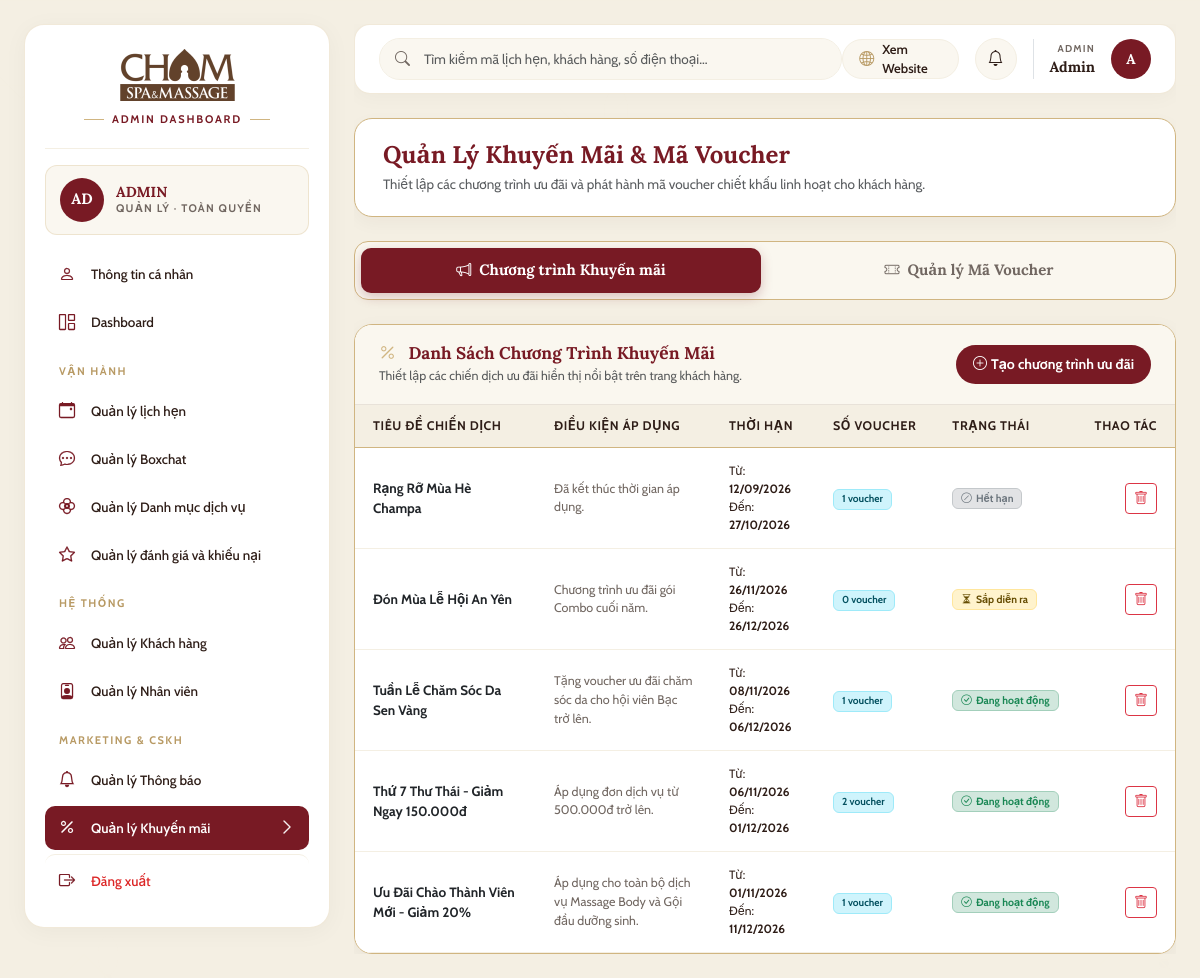
/marketing/admin/promotions/ (signed in), run on the app's committed database.
### core/models.py (models this page shows, shortened)
class User(AbstractUser):
    name = models.CharField(max_length=255, verbose_name="Họ và tên")
    email = models.EmailField(max_length=255, unique=True, verbose_name="Địa chỉ Email")
    phone = models.CharField(max_length=20, unique=True, verbose_name="Số điện thoại (Unique)")
    is_active = models.BooleanField(default=True, verbose_name="Trạng thái tài khoản (True=Hoạt động, False=Đã khóa)")
    updated_at = models.DateTimeField(auto_now=True, verbose_name="Thời điểm cập nhật gần nhất")
    class Meta:
        db_table = "chamspa_user"
        verbose_name = "Người dùng"
        verbose_name_plural = "MOD-05: 1. Người dùng (Users)"

class Promotion(models.Model):
    STATUS_CHOICES = [
        ('Sắp diễn ra', 'Sắp diễn ra'),
        ('Đang hoạt động', 'Đang hoạt động'),
        ('Hết hạn', 'Hết hạn'),
    ]
    promotion_code = models.CharField(max_length=50, unique=True, verbose_name="Mã chương trình (Duy nhất)")
    title = models.CharField(max_length=255, verbose_name="Tiêu đề chương trình ưu đãi")
    conditions_desc = models.TextField(null=True, blank=True, verbose_name="Điều kiện áp dụng ưu đãi")
    valid_from = models.DateTimeField(null=True, blank=True, verbose_name="Thời điểm bắt đầu áp dụng")
    valid_until = models.DateTimeField(null=True, blank=True, verbose_name="Thời điểm kết thúc áp dụng")
    status = models.CharField(max_length=50, choices=STATUS_CHOICES, default='Sắp diễn ra',
                              verbose_name="Trạng thái chương trình")
    created_at = models.DateTimeField(auto_now_add=True, verbose_name="Thời điểm tạo chương trình")
    class Meta:
        db_table = "chamspa_promotion"
        verbose_name = "Chương trình khuyến mãi"
        verbose_name_plural = "MOD-07: 10. Chương trình khuyến mãi (Promotions)"

### marketing/views.py (the view)
# urls.py: path('admin/promotions/', views.admin_promotions_view, name='admin_promotions'),
@login_required
def admin_promotions_view(request):
    if not request.user.is_superuser:
        if request.method == 'POST':
            raise PermissionDenied("Bạn không có quyền quản trị khuyến mãi.")
        messages.error(request, "Bạn không có quyền truy cập vào khu vực Quản trị Khuyến mãi.")
        return redirect('marketing:promotions')
    if request.method == 'POST':
        return _handle_admin_promotions_post(request)
    ensure_sample_notifications_for_roles()
    active_subtab = request.GET.get('subtab', 'promotions')
    promotions = Promotion.objects.all().annotate(total_vouchers=Count('vouchers')).order_by('-created_at')
    vouchers_qs = Voucher.objects.all().select_related('promotion', 'customer').order_by('-created_at')
    voucher_paginator = Paginator(vouchers_qs, 15)
    voucher_page = voucher_paginator.get_page(request.GET.get('page', 1))
    customers = User.objects.filter(is_staff=False, is_superuser=False).order_by('name')
    now = timezone.now()
    kpi = {
        'active_promotions': Promotion.objects.filter(status='Đang hoạt động').count(),
        'total_promotions': Promotion.objects.count(),
        'available_vouchers': Voucher.objects.filter(status='Khả dụng', expiry_date__gte=now).count(),
        'used_vouchers': Voucher.objects.filter(status='Đã dùng').count(),
    }
    context = {
        'base_layout': 'layouts/admin_layout.html',
        'active_subtab': active_subtab,
        'promotions': promotions,
        'vouchers': voucher_page,
        'customers': customers,
        'kpi': kpi,
    }
    return render(request, 'marketing/admin_promotions.html', context)

### templates/marketing/admin_promotions.html (shortened to what this page needs)
{% extends "layouts/admin_layout.html" %}
{% load static %}
{% block body_class %}page-marketing-admin-promotions{% endblock %}
{% block admin_content %}
<div class="marketing-admin-container">
    <div class="admin-mkt-header">
        <div>
            <h1 class="admin-mkt-title">Quản Lý Khuyến Mãi & Mã Voucher</h1>
            <p class="text-muted mb-0" style="font-size: 13.5px;">Thiết lập các chương trình ưu đãi và phát hành mã voucher chiết khấu linh hoạt cho khách hàng.</p>
        </div>
    </div>
    <div class="admin-mkt-nav">
        <button type="button" class="admin-mkt-nav-btn {% if active_subtab == 'promotions' %}active{% endif %}" onclick="switchPromoSubTab('promotions', this)">
            <i class="bi bi-megaphone"></i>
            <span>Chương trình Khuyến mãi</span>
        </button>
        <button type="button" class="admin-mkt-nav-btn {% if active_subtab == 'vouchers' %}active{% endif %}" onclick="switchPromoSubTab('vouchers', this)">
            <i class="bi bi-ticket-perforated"></i>
            <span>Quản lý Mã Voucher</span>
        </button>
    </div>
    <div id="adminTabContentPromotions" style="display: {% if active_subtab == 'promotions' %}block{% else %}none{% endif %};">
        <div class="cham-table-card">
            <div class="cham-table-card-header">
                <div>
                    <h5 class="font-serif fw-bold mb-1" style="color: #781A24; font-size: 17px;">
                        <i class="bi bi-percent me-2" style="color: #D0B581;"></i>
                        Danh Sách Chương Trình Khuyến Mãi
                    </h5>
                    <div class="text-muted" style="font-size: 12.5px;">Thiết lập các chiến dịch ưu đãi hiển thị nổi bật trên trang khách hàng.</div>
                </div>
                <div class="d-flex align-items-center gap-2">
                    <button type="button" class="btn btn-sm px-3 py-2" data-bs-toggle="modal" data-bs-target="#modalCreatePromotion" style="background-color: #781A24; color: #FFFFFF; font-weight: 700; border-radius: 999px;">
                        <i class="bi bi-plus-circle me-1"></i>Tạo chương trình ưu đãi
                    </button>
                </div>
            </div>
            <div class="table-responsive">
                <table class="table cham-table mb-0 align-middle">
                    <thead>
                        <tr>
                            <th>Tiêu đề chiến dịch</th>
                            <th>Điều kiện áp dụng</th>
                            <th>Thời hạn</th>
                            <th>Số Voucher</th>
                            <th>Trạng thái</th>
                            <th class="text-end">Thao tác</th>
                        </tr>
                    </thead>
                    <tbody id="promoTableBody">
                        {% for promo in promotions %}
                            <tr id="promo-row-{{ promo.id }}">
                                <td>
                                    <div class="fw-bold text-dark" style="font-size: 13.5px;">{{ promo.title }}</div>
                                </td>
                                <td style="font-size: 12.5px; color: #716761; max-width: 250px;">
                                    {{ promo.conditions_desc|default:"Áp dụng chung toàn bộ dịch vụ" }}
                                </td>
                                <td style="font-size: 12px;">
                                    <div>Từ: <strong>{{ promo.valid_from|date:"d/m/Y"|default:"---" }}</strong></div>
                                    <div>Đến: <strong>{{ promo.valid_until|date:"d/m/Y"|default:"Vô thời hạn" }}</strong></div>
                                </td>
                                <td>
                                    <span class="badge bg-info-subtle text-info-emphasis border border-info-subtle px-2 py-1">
                                        {{ promo.total_vouchers }} voucher
                                    </span>
                                </td>
                                <td>
                                    <form method="POST" action="{% url 'marketing:admin_promotions' %}" class="d-inline">
                                        <button type="submit" class="btn btn-sm border-0 p-0" title="Nhấn để đổi trạng thái">
                                            {% if promo.status == 'Đang hoạt động' %}
                                                <span class="badge bg-success-subtle text-success border border-success-subtle px-2 py-1">
                                                    <i class="bi bi-check-circle me-1"></i>Đang hoạt động
                                                </span>
                                            {% elif promo.status == 'Sắp diễn ra' %}
                                                <span class="badge bg-warning-subtle text-warning-emphasis border border-warning-subtle px-2 py-1">
                                                    <i class="bi bi-hourglass-split me-1"></i>Sắp diễn ra
                                                </span>
                                            {% else %}
                                                <span class="badge bg-secondary-subtle text-secondary border border-secondary-subtle px-2 py-1">
                                                    <i class="bi bi-slash-circle me-1"></i>Hết hạn
                                                </span>
                                            {% endif %}
                                        </button>
                                    </form>
                                </td>
                                <td class="text-end">
                                    <form method="POST" action="{% url 'marketing:admin_promotions' %}" class="d-inline" onsubmit="return confirm('Bạn có chắc chắn muốn xóa chiến dịch khuyến mãi này? Toàn bộ voucher liên quan cũng sẽ bị ảnh hưởng.')">
                                        <button type="submit" class="btn btn-sm btn-outline-danger" title="Xóa chương trình">
                                            <i class="bi bi-trash"></i>
                                        </button>
                                    </form>
                                </td>
                            </tr>
                        {% endfor %}
                    </tbody>
                </table>
            </div>
        </div>
    </div>
</div>
{% endblock %}

### templates/components/sidebar_admin.html (shortened to what this page needs)
{% load static %}
<aside class="admin-sidebar">
    <div class="sidebar-brand-lockup">
        <a href="{% url 'dashboard:admin' %}">
            <img src="{% static 'images/chamspa-logo.png' %}" alt="Cham Spa Logo">
        </a>
        <div>
            <span class="workspace-badge-label">ADMIN DASHBOARD</span>
        </div>
    </div>
    <div class="admin-identity-card">
        <div class="admin-avatar">{{ user.name|default:user.username|default:"Admin"|slice:":2"|upper }}</div>
        <div>
            <div class="admin-name">{{ user.name|default:user.username|default:"ADMIN"|upper }}</div>
            <div class="admin-role">QUẢN LÝ · TOÀN QUYỀN</div>
        </div>
    </div>
    <nav class="d-flex flex-column gap-1">
        <a href="{% url 'accounts:profile' %}" class="sidebar-nav-item {% if request.resolver_match.url_name == 'profile' %}active{% endif %}" data-nav-target="Thông tin cá nhân">
            <div class="d-flex align-items-center gap-3">
                <i class="bi bi-person fs-6"></i>
                <span>Thông tin cá nhân</span>
            </div>
        </a>
        <a href="{% url 'dashboard:admin' %}" class="sidebar-nav-item" data-nav-target="Dashboard">
            <div class="d-flex align-items-center gap-3">
                <i class="bi bi-grid-1x2 fs-6"></i>
                <span>Dashboard</span>
            </div>
        </a>
        <div class="sidebar-category-label">VẬN HÀNH</div>
        <a href="{% url 'appointment:admin_appointments' %}" class="sidebar-nav-item " data-nav-target="Quản lý lịch hẹn">
            <div class="d-flex align-items-center gap-3">
                <i class="bi bi-calendar-event fs-6"></i>
                <span>Quản lý lịch hẹn</span>
            </div>
        </a>
        <a href="{% url 'chatbox:admin_monitor' %}" class="sidebar-nav-item {% if request.resolver_match.app_name == 'chatbox' %}active{% endif %}" data-nav-target="Quản lý Boxchat">
            <div class="d-flex align-items-center gap-3">
                <i class="bi bi-chat-dots fs-6"></i>
                <span>Quản lý Boxchat</span>
            </div>
        </a>
        <a href="{% url 'services:service_admin' %}" class="sidebar-nav-item" data-nav-target="Quản lý Danh mục dịch vụ">
            <div class="d-flex align-items-center gap-3">
                <i class="bi bi-flower2 fs-6"></i>
                <span>Quản lý Danh mục dịch vụ</span>
            </div>
        </a>
        <a href="{% url 'feedbacks:admin_management' %}" class="sidebar-nav-item {% if request.resolver_match.app_name == 'feedbacks' %}active{% endif %}" data-nav-target="Quản lý đánh giá và khiếu nại">
            <div class="d-flex align-items-center gap-3">
                <i class="bi bi-star fs-6"></i>
                <span>Quản lý đánh giá và khiếu nại</span>
            </div>
        </a>
        <div class="sidebar-category-label">HỆ THỐNG</div>
        <a href="{% url 'accounts:admin_customer_list' %}" class="sidebar-nav-item {% if 'admin_customer' in request.resolver_match.url_name %}active{% endif %}" data-nav-target="Quản lý Khách hàng">
            <div class="d-flex align-items-center gap-3">
                <i class="bi bi-people fs-6"></i>
                <span>Quản lý Khách hàng</span>
            </div>
        </a>
        <a href="{% url 'accounts:admin_staff_list' %}" class="sidebar-nav-item {% if 'admin_staff' in request.resolver_match.url_name %}active{% endif %}" data-nav-target="Quản lý Nhân viên">
            <div class="d-flex align-items-center gap-3">
                <i class="bi bi-person-badge fs-6"></i>
                <span>Quản lý Nhân viên</span>
            </div>
        </a>
        <div class="sidebar-category-label">MARKETING & CSKH</div>
        <a href="{% url 'marketing:admin_notifications' %}" class="sidebar-nav-item " data-nav-target="Quản lý Thông báo">
            <div class="d-flex align-items-center gap-3">
                <i class="bi bi-bell fs-6"></i>
                <span>Quản lý Thông báo</span>
            </div>
        </a>
        <a href="{% url 'marketing:admin_promotions' %}" class="sidebar-nav-item {% if request.resolver_match.app_name == 'marketing' and 'promotions' in request.resolver_match.url_name %}active{% endif %}" data-nav-target="Quản lý Khuyến mãi">
            <div class="d-flex align-items-center gap-3">
                <i class="bi bi-percent fs-6"></i>
                <span>Quản lý Khuyến mãi</span>
            </div>
            <i class="bi bi-chevron-right sidebar-chevron"></i>
        </a>
        <a href="{% url 'accounts:logout' %}" class="sidebar-nav-item sidebar-logout-item">
            <div class="d-flex align-items-center gap-3">
                <i class="bi bi-box-arrow-right fs-6"></i>
                <span>Đăng xuất</span>
            </div>
        </a>
    </nav>
</aside>

### templates/components/topbar_workspace.html (shortened to what this page needs)
{% load static %}
<header class="workspace-topbar">
    <div class="workspace-search-box">
        <input type="text" class="form-control" placeholder="Tìm kiếm mã lịch hẹn, khách hàng, số điện thoại...">
    </div>
    <div class="d-flex align-items-center gap-3">
        <a href="{% url 'home' %}" class="btn-workspace-view-web text-decoration-none" title="Xem giao diện Website khách hàng">
            <i class="bi bi-globe2"></i>
            <span>Xem Website</span>
        </a>
        <div class="cham-notif-dropdown-wrapper position-relative">
            <button class="workspace-bell-btn" type="button" title="Thông báo hệ thống" aria-label="Thông báo" id="workspaceBellBtn">
                <i class="bi bi-bell"></i>
            </button>
        </div>
        <div class="profile-dropdown-container">
            <div class="d-flex align-items-center gap-3 ps-3 border-start" style="cursor: pointer;" title="Tài khoản cá nhân & Phân quyền">
                <div class="text-end d-none d-sm-block">
                    <div style="font-size: 10px; font-weight: 700; letter-spacing: 1.2px; color: var(--cham-muted); text-transform: uppercase;">
                        {% if user.is_superuser %}ADMIN{% elif user.is_staff %}STAFF{% else %}CUSTOMER{% endif %}
                    </div>
                    <div style="font-family: var(--font-serif); font-size: 14.5px; font-weight: 700; color: var(--cham-dark);">
                        {{ user.name|default:user.username|default:"Tài khoản" }}
                    </div>
                </div>
                <div class="admin-avatar" style="width: 40px; height: 40px; font-size: 14px;">
                    {{ user.name|default:user.username|default:"U"|make_list|first|upper }}
                </div>
            </div>
        </div>
    </div>
</header>

### data on the page
User: name "AD", name "ADMIN", name "Admin", name|make_list "A"
Promotion: title "Rạng Rỡ Mùa Hè Champa", conditions_desc "Đã kết thúc thời gian áp dụng.", valid_from "12/09/2026", valid_until "27/10/2026", total_vouchers "1", status "Hết hạn" (drawn)
Promotion: title "Đón Mùa Lễ Hội An Yên", conditions_desc "Chương trình ưu đãi gói Combo cuối năm.", valid_from "26/11/2026", valid_until "26/12/2026", total_vouchers "0", status "Sắp diễn ra" (drawn)
Promotion: title "Tuần Lễ Chăm Sóc Da Sen Vàng", conditions_desc "Tặng voucher ưu đãi chăm sóc da cho hội viên Bạc trở lên.", valid_from "08/11/2026", valid_until "06/12/2026", total_vouchers "1", status "Đang hoạt động" (drawn)
Promotion: title "Thứ 7 Thư Thái - Giảm Ngay 150.000đ", conditions_desc "Áp dụng đơn dịch vụ từ 500.000đ trở lên.", valid_from "06/11/2026", valid_until "01/12/2026", total_vouchers "2", status "Đang hoạt động" (drawn)
Promotion: title "Ưu Đãi Chào Thành Viên Mới - Giảm 20%", conditions_desc "Áp dụng cho toàn bộ dịch vụ Massage Body và Gội đầu dưỡng sinh.", valid_from "01/11/2026", valid_until "11/12/2026", total_vouchers "1", status "Đang hoạt động" (drawn)
